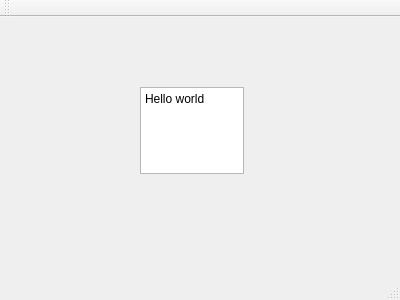
<?xml version="1.0" encoding="UTF-8"?>
<ui version="4.0">
 <class>MainWindow</class>
 <widget class="QMainWindow" name="MainWindow">
  <property name="geometry">
   <rect>
    <x>0</x>
    <y>0</y>
    <width>400</width>
    <height>300</height>
   </rect>
  </property>
  <property name="windowTitle">
   <string>MainWindow</string>
  </property>
  <widget class="QWidget" name="centralWidget">
   <widget class="QPlainTextEdit" name="plainTextEdit">
    <property name="geometry">
     <rect>
      <x>140</x>
      <y>70</y>
      <width>104</width>
      <height>87</height>
     </rect>
    </property>
    <property name="plainText">
     <string>Hello world

</string>
    </property>
   </widget>
  </widget>
  <widget class="QMenuBar" name="menuBar">
   <property name="geometry">
    <rect>
     <x>0</x>
     <y>0</y>
     <width>400</width>
     <height>26</height>
    </rect>
   </property>
  </widget>
  <widget class="QToolBar" name="mainToolBar">
   <attribute name="toolBarArea">
    <enum>TopToolBarArea</enum>
   </attribute>
   <attribute name="toolBarBreak">
    <bool>false</bool>
   </attribute>
  </widget>
  <widget class="QStatusBar" name="statusBar"/>
 </widget>
 <layoutdefault spacing="6" margin="11"/>
 <resources/>
 <connections/>
</ui>
